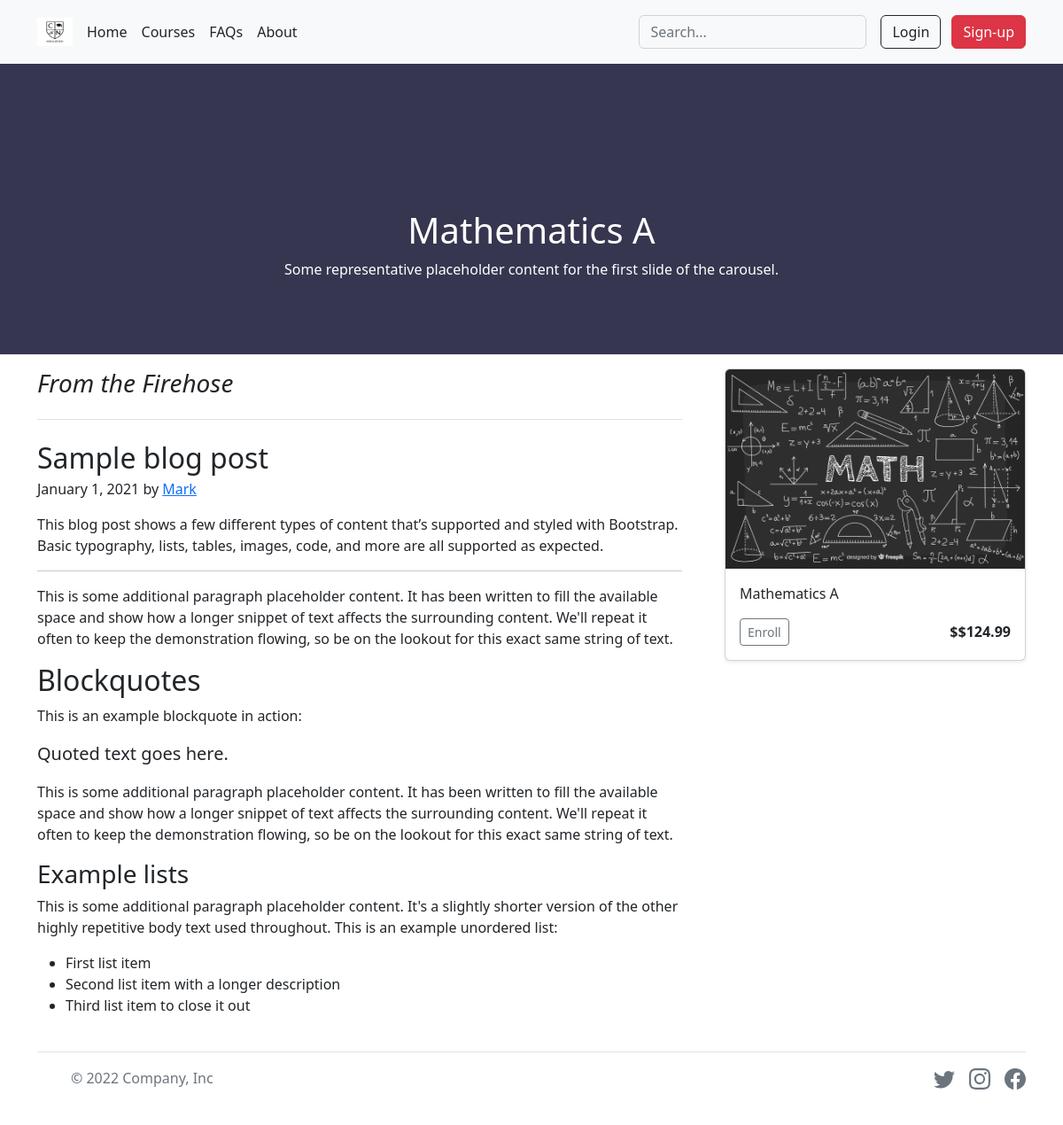
Before: /info?id=1 with the older database file.
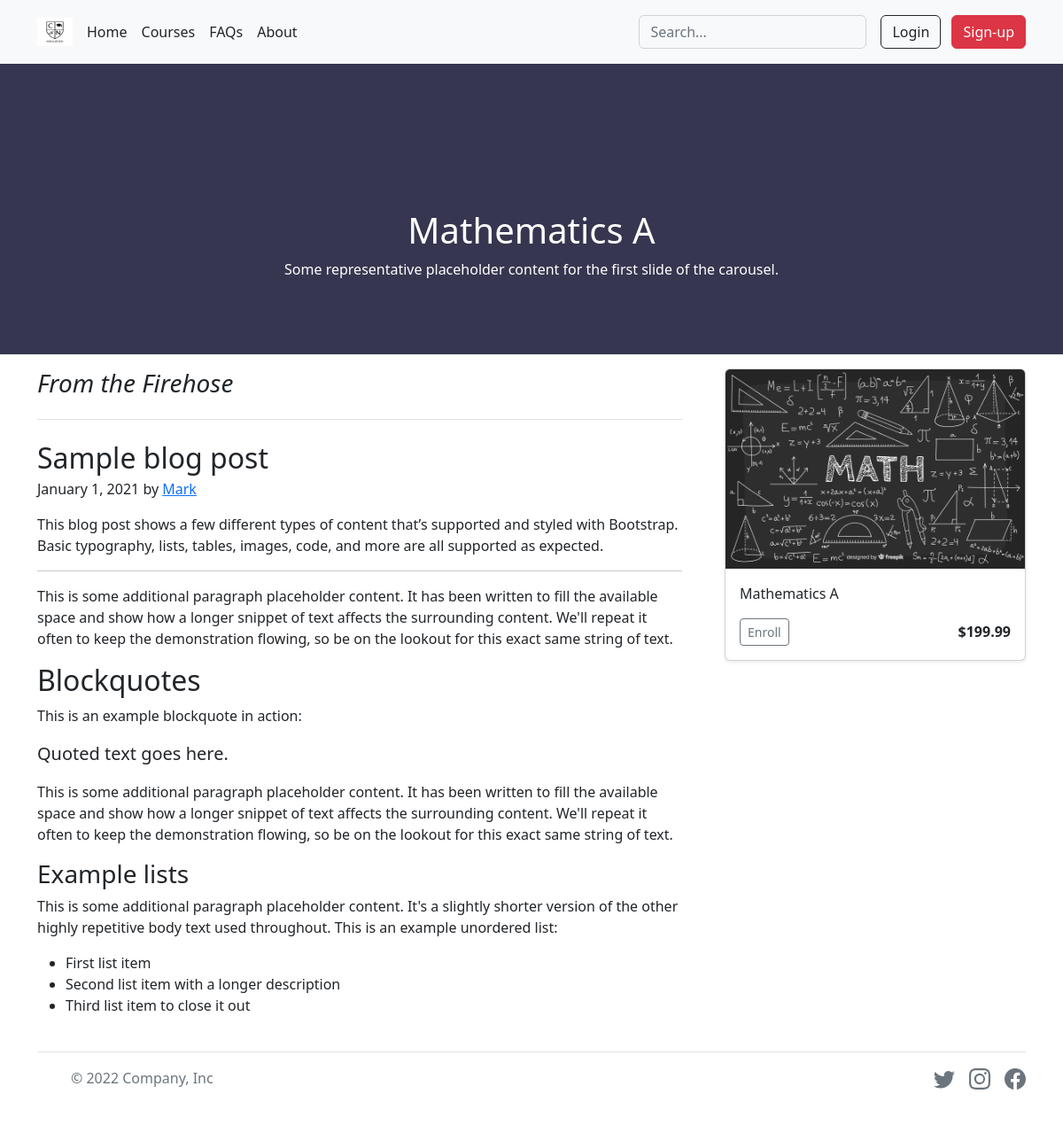
After: the same page with the newer database file.
### tables this page shows
CREATE TABLE 'courses' (id INTEGER PRIMARY KEY AUTOINCREMENT NOT NULL,'price' NUMERIC NOT NULL, name TEXT NOT NULL);

### app.py (the view)
@app.route("/info", methods=["GET", "POST"])
def info():
    session["cart"] = []
    try:
        id = int(request.args.get("id"))
        course = db.execute("SELECT * FROM courses WHERE id = ?", id)
        all_courses = db.execute("SELECT * FROM courses")
        if int(id) < 0 or int(id) > len(all_courses):
            return redirect("/courses")
        return render_template("info.html", ids = course)
    except ValueError:
        return redirect("/courses")

### app.py (called while the page is built)
@app.after_request
def after_request(response):
    response.headers["Cache-Control"] = "no-cache, no-store, must-revalidate"
    response.headers["Expires"] = 0
    response.headers["Pragma"] = "no-cache"
    return response

### templates/info.html (shortened to what this page needs)
{% extends "layout.html" %}
{% block main %}
{% for id in ids %}
<div id="carousel" class="carousel slide" data-bs-ride="carousel">
  <div class="carousel-inner">
    <img class="img-fluid bd-placeholder-img bd-placeholder-img-lg d-block w-100" src="../static/images/carousel/img.png" role="img" aria-label="Placeholder: First slide" preserveAspectRatio="xMidYMid slice" focusable="false"><title>Placeholder</title><rect width="100%" height="100%" fill="#777"></rect></img>
      <div class="py-5 carousel-caption center-top">
        <h1>{{ id.name }}</h1>
        <p>Some representative placeholder content for the first slide of the carousel.</p>
      </div>
    </div>
</div>
<main class="container">
    <div class="row g-5">
      <div class="col-md-8">
        <h3 class="pb-4 mb-4 fst-italic border-bottom">
          From the Firehose
        </h3>
        <article class="blog-post">
          <h2 class="blog-post-title mb-1">Sample blog post</h2>
          <p class="blog-post-meta">January 1, 2021 by <a href="#">Mark</a></p>
          <p>This blog post shows a few different types of content that’s supported and styled with Bootstrap. Basic typography, lists, tables, images, code, and more are all supported as expected.</p>
          <hr>
          <p>This is some additional paragraph placeholder content. It has been written to fill the available space and show how a longer snippet of text affects the surrounding content. We'll repeat it often to keep the demonstration flowing, so be on the lookout for this exact same string of text.</p>
          <h2>Blockquotes</h2>
          <p>This is an example blockquote in action:</p>
          <blockquote class="blockquote">
            <p>Quoted text goes here.</p>
          </blockquote>
          <p>This is some additional paragraph placeholder content. It has been written to fill the available space and show how a longer snippet of text affects the surrounding content. We'll repeat it often to keep the demonstration flowing, so be on the lookout for this exact same string of text.</p>
          <h3>Example lists</h3>
          <p>This is some additional paragraph placeholder content. It's a slightly shorter version of the other highly repetitive body text used throughout. This is an example unordered list:</p>
          <ul>
            <li>First list item</li>
            <li>Second list item with a longer description</li>
            <li>Third list item to close it out</li>
          </ul>
        </div>
      <div class="col-md-4">
        <div class="position-sticky" style="top: 5rem;">
        {% for id in ids %}
        <form action="/buy" method="post">
        <div class="col">
          <div class="card shadow-sm">
            <img src="../static/images/courses/{{ id.id }}.png" class="bd-placeholder-img card-img-top" width="100%" height="225" alt="...">
            <div class="card-body">
              <p class="card-text">{{ id.name }}</p>
              <div class="d-flex justify-content-between align-items-center">
                <div class="btn-group">
                  <button class="btn btn-sm btn-outline-secondary" id="id" name="id" value="{{ id.id }}">Enroll</a>
                </div>
                <small class="fs-6 fw-semibold">{% if id.price == 0 %}FREE{% else %}${{ id.price }}{% endif %}</small>
              </div>
            </div>
          </div>
        </div>
      </form>
        {% endfor %}
        </div>
      </div>
    </div>
  </main>
{% endfor %}
{% endblock %}

Changed rows visible on the page:
changed courses "Mathematics A": price "$124.99" → "199.99"
